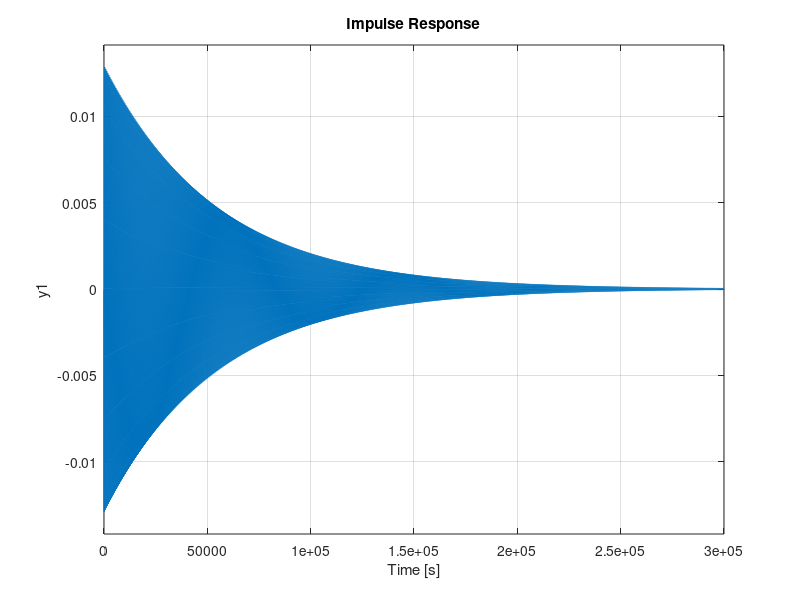

Source code (MATLAB):
clc;
clear;
close all;
s=tf('s');
gs=6000*(s^2)/((1+0.2*s)*(1+0.02*s))
bode(gs)
margin(gs)
cltf=feedback(gs,1)
 impulse(cltf)


% Mohammed Muneeb Ahmed
% mohammedmujeebahmed72@gmail.com
